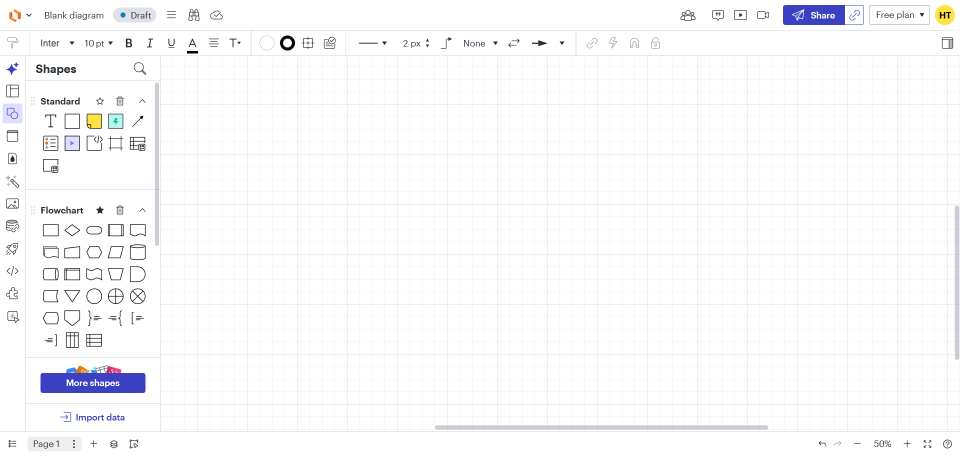
#> input picture RPA_lucidchart/screenshots/screenshot_step_0.png, 1920 x 911 px, found by its file name (shown at 1/2 size)
$ python diff_ui.py
#> lines starting #> are read from the running program, lines starting #| are printed output that depends on the picture; after the words box and inside, x2 and y2 are one past the last pixel; in counts of white or black regions, pixels touching at a corner belong together
import cv2
import numpy as np
import os

def create_difference_mask(img1_path, img2_path, X, Y, output_folder="detect_img"):
    # Kiểm tra file
#> called with X = 68, Y = 69, output_folder = 'detect_img'
    if not os.path.exists(img1_path) or not os.path.exists(img2_path):
        print("❌ File không tồn tại")
        return None

    # Đọc ảnh
    img1 = cv2.imread(img1_path)
#> img1 is the input picture: shape (911, 1920, 3); mean B, G, R 250.8, 249.8, 249.8
    img2 = cv2.imread(img2_path)
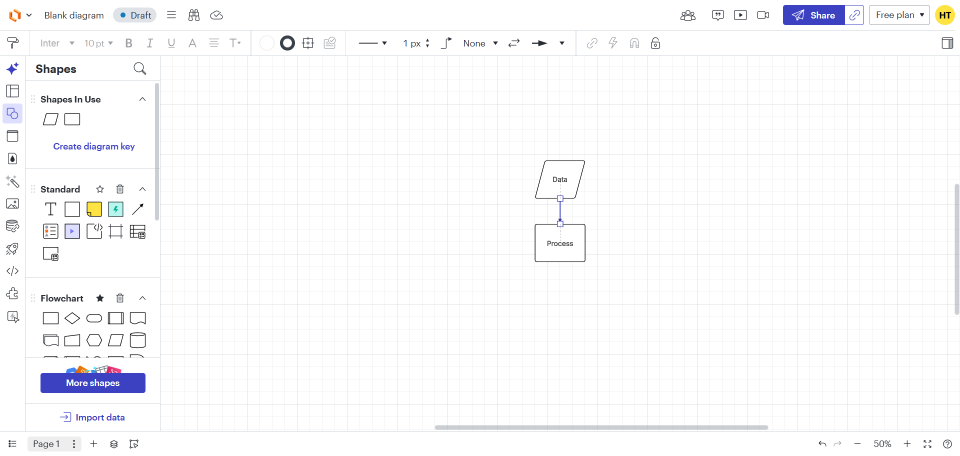
#> input picture RPA_lucidchart/screenshots/screenshot_step_5.png, 1920 x 911 px, found by its file name (shown at 1/2 size)
#> img2 is the input picture: shape (911, 1920, 3); mean B, G, R 251, 249.9, 249.8
    if img1 is None or img2 is None:
        print("❌ Không thể đọc ảnh")
        return None

    # Resize nếu khác kích thước
    if img1.shape != img2.shape:
        img2 = cv2.resize(img2, (img1.shape[1], img1.shape[0]))

    # Chuyển sang ảnh xám
    gray1 = cv2.cvtColor(img1, cv2.COLOR_BGR2GRAY)
    gray2 = cv2.cvtColor(img2, cv2.COLOR_BGR2GRAY)

    # Tính khác biệt mới mà ảnh 2 có
    diff = cv2.subtract(gray1, gray2)
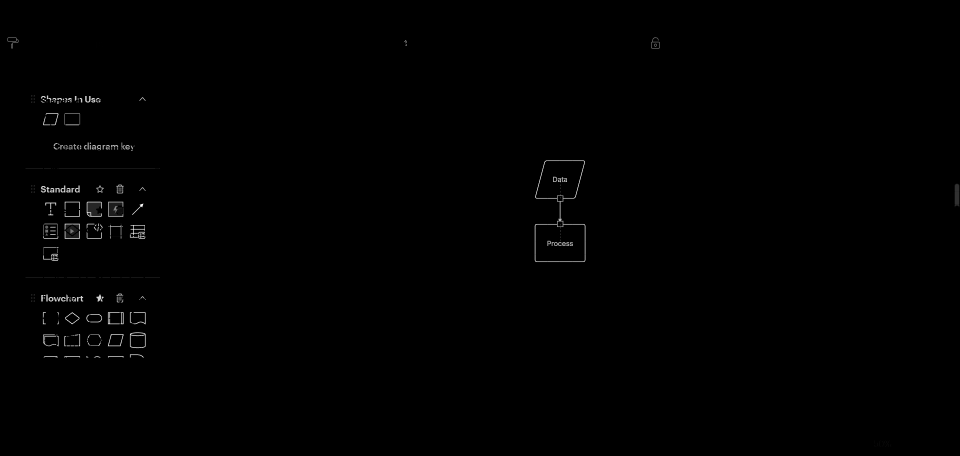
#> diff: shape (911, 1920) (shown at 1/2 size); min 0, max 255, mean 0.9

    # Ngưỡng Otsu → tạo mask khác nhau
    _, diff_mask = cv2.threshold(diff, 90, 255, cv2.THRESH_BINARY_INV)
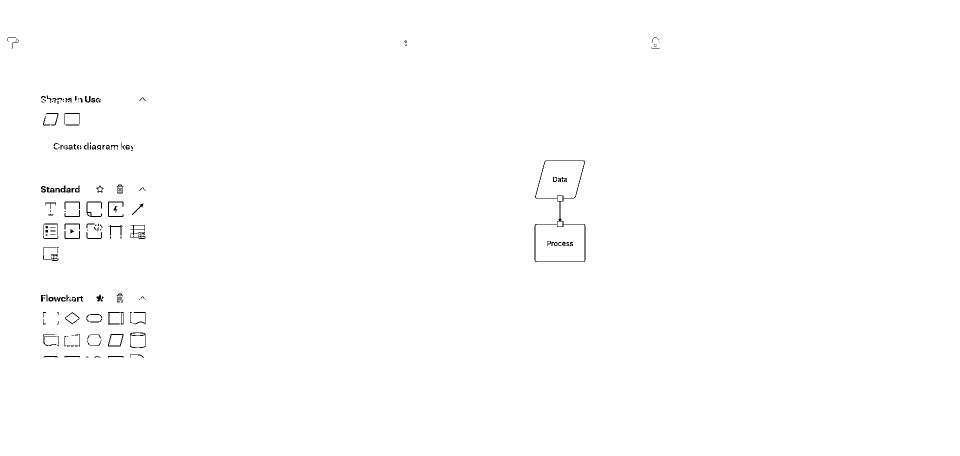
#> diff_mask: shape (911, 1920) (shown at 1/2 size); 99.5% white; black in thin lines or dots, all inside (x1, y1, x2, y2) = (15, 75, 1319, 715)

    # Tạo thư mục detect_img nếu chưa tồn tại
    if not os.path.exists(output_folder):
        os.makedirs(output_folder)

    # Tạo tên file mask động với X và Y
    mask_filename = f"diff_{X}_{Y}.png"
    mask_path = os.path.join(output_folder, mask_filename)

    # Lưu mask
    cv2.imwrite(mask_path, diff_mask)
    print("Đã lưu mask tại:", mask_path)
    return diff_mask

if __name__ == "__main__":
    img1_path = r"D:\otherBE\screenshots\screenshot_step_0.png"
    img2_path = r"D:\otherBE\screenshots\screenshot_step_5.png"
    X = 68  # Ví dụ số X do người dùng truyền vào
    Y = 69  # Ví dụ số Y do người dùng truyền vào
    create_difference_mask(img1_path, img2_path, X, Y)
